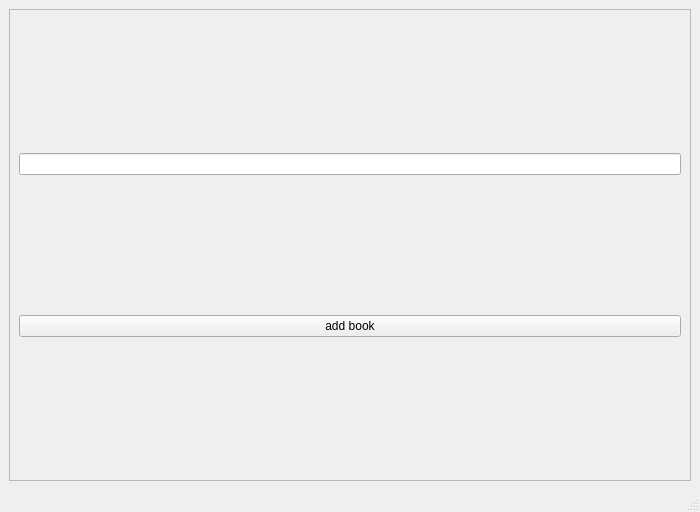
<?xml version="1.0" encoding="UTF-8"?>
<ui version="4.0">
 <class>Users</class>
 <widget class="QMainWindow" name="Users">
  <property name="geometry">
   <rect>
    <x>0</x>
    <y>0</y>
    <width>700</width>
    <height>512</height>
   </rect>
  </property>
  <property name="windowTitle">
   <string>MainWindow</string>
  </property>
  <widget class="QWidget" name="centralwidget">
   <layout class="QGridLayout" name="gridLayout">
    <item row="0" column="0">
     <widget class="QScrollArea" name="scrollArea">
      <property name="widgetResizable">
       <bool>true</bool>
      </property>
      <widget class="QWidget" name="scrollAreaWidgetContents">
       <property name="geometry">
        <rect>
         <x>0</x>
         <y>0</y>
         <width>680</width>
         <height>449</height>
        </rect>
       </property>
       <layout class="QGridLayout" name="gridLayout_3">
        <item row="2" column="0">
         <widget class="QPushButton" name="addBookBtn">
          <property name="text">
           <string>add book</string>
          </property>
         </widget>
        </item>
        <item row="1" column="0">
         <layout class="QGridLayout" name="layout_users"/>
        </item>
        <item row="0" column="0">
         <widget class="QLineEdit" name="le_search"/>
        </item>
       </layout>
      </widget>
     </widget>
    </item>
   </layout>
  </widget>
  <widget class="QMenuBar" name="menubar">
   <property name="geometry">
    <rect>
     <x>0</x>
     <y>0</y>
     <width>700</width>
     <height>22</height>
    </rect>
   </property>
  </widget>
  <widget class="QStatusBar" name="statusbar"/>
 </widget>
 <resources/>
 <connections/>
</ui>
